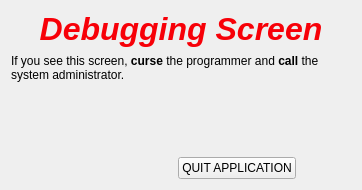
<?xml version="1.0" encoding="UTF-8"?>
<ui version="4.0">
 <class>Startup</class>
 <widget class="QWidget" name="Startup">
  <property name="geometry">
   <rect>
    <x>0</x>
    <y>0</y>
    <width>362</width>
    <height>190</height>
   </rect>
  </property>
  <property name="windowTitle">
   <string>Form</string>
  </property>
  <layout class="QVBoxLayout" name="verticalLayout">
   <item>
    <widget class="QLabel" name="label">
     <property name="text">
      <string>&lt;html&gt;&lt;head/&gt;&lt;body&gt;&lt;p&gt;&lt;span style=&quot; font-size:24pt; font-weight:600; font-style:italic; color:#f70008;&quot;&gt;Debugging Screen&lt;/span&gt;&lt;/p&gt;&lt;/body&gt;&lt;/html&gt;</string>
     </property>
     <property name="alignment">
      <set>Qt::AlignCenter</set>
     </property>
     <property name="wordWrap">
      <bool>true</bool>
     </property>
    </widget>
   </item>
   <item>
    <widget class="QLabel" name="label_2">
     <property name="text">
      <string>&lt;html&gt;&lt;head/&gt;&lt;body&gt;&lt;p&gt;If you see this screen, &lt;span style=&quot; font-weight:600;&quot;&gt;curse&lt;/span&gt; the programmer and &lt;span style=&quot; font-weight:600;&quot;&gt;call&lt;/span&gt; the system administrator.&lt;/p&gt;&lt;/body&gt;&lt;/html&gt;</string>
     </property>
     <property name="wordWrap">
      <bool>true</bool>
     </property>
    </widget>
   </item>
   <item>
    <spacer name="verticalSpacer_4">
     <property name="orientation">
      <enum>Qt::Vertical</enum>
     </property>
     <property name="sizeHint" stdset="0">
      <size>
       <width>20</width>
       <height>40</height>
      </size>
     </property>
    </spacer>
   </item>
   <item>
    <spacer name="verticalSpacer_5">
     <property name="orientation">
      <enum>Qt::Vertical</enum>
     </property>
     <property name="sizeHint" stdset="0">
      <size>
       <width>20</width>
       <height>40</height>
      </size>
     </property>
    </spacer>
   </item>
   <item>
    <spacer name="verticalSpacer_3">
     <property name="orientation">
      <enum>Qt::Vertical</enum>
     </property>
     <property name="sizeHint" stdset="0">
      <size>
       <width>20</width>
       <height>40</height>
      </size>
     </property>
    </spacer>
   </item>
   <item>
    <spacer name="verticalSpacer">
     <property name="orientation">
      <enum>Qt::Vertical</enum>
     </property>
     <property name="sizeHint" stdset="0">
      <size>
       <width>20</width>
       <height>14</height>
      </size>
     </property>
    </spacer>
   </item>
   <item>
    <layout class="QHBoxLayout" name="horizontalLayout">
     <item>
      <spacer name="horizontalSpacer_2">
       <property name="orientation">
        <enum>Qt::Horizontal</enum>
       </property>
       <property name="sizeHint" stdset="0">
        <size>
         <width>40</width>
         <height>20</height>
        </size>
       </property>
      </spacer>
     </item>
     <item>
      <spacer name="horizontalSpacer_4">
       <property name="orientation">
        <enum>Qt::Horizontal</enum>
       </property>
       <property name="sizeHint" stdset="0">
        <size>
         <width>40</width>
         <height>20</height>
        </size>
       </property>
      </spacer>
     </item>
     <item>
      <spacer name="horizontalSpacer_5">
       <property name="orientation">
        <enum>Qt::Horizontal</enum>
       </property>
       <property name="sizeHint" stdset="0">
        <size>
         <width>40</width>
         <height>20</height>
        </size>
       </property>
      </spacer>
     </item>
     <item>
      <widget class="QPushButton" name="quit_appPBn">
       <property name="text">
        <string>QUIT APPLICATION</string>
       </property>
      </widget>
     </item>
     <item>
      <spacer name="horizontalSpacer_3">
       <property name="orientation">
        <enum>Qt::Horizontal</enum>
       </property>
       <property name="sizeHint" stdset="0">
        <size>
         <width>40</width>
         <height>20</height>
        </size>
       </property>
      </spacer>
     </item>
    </layout>
   </item>
  </layout>
 </widget>
 <resources/>
 <connections/>
</ui>
